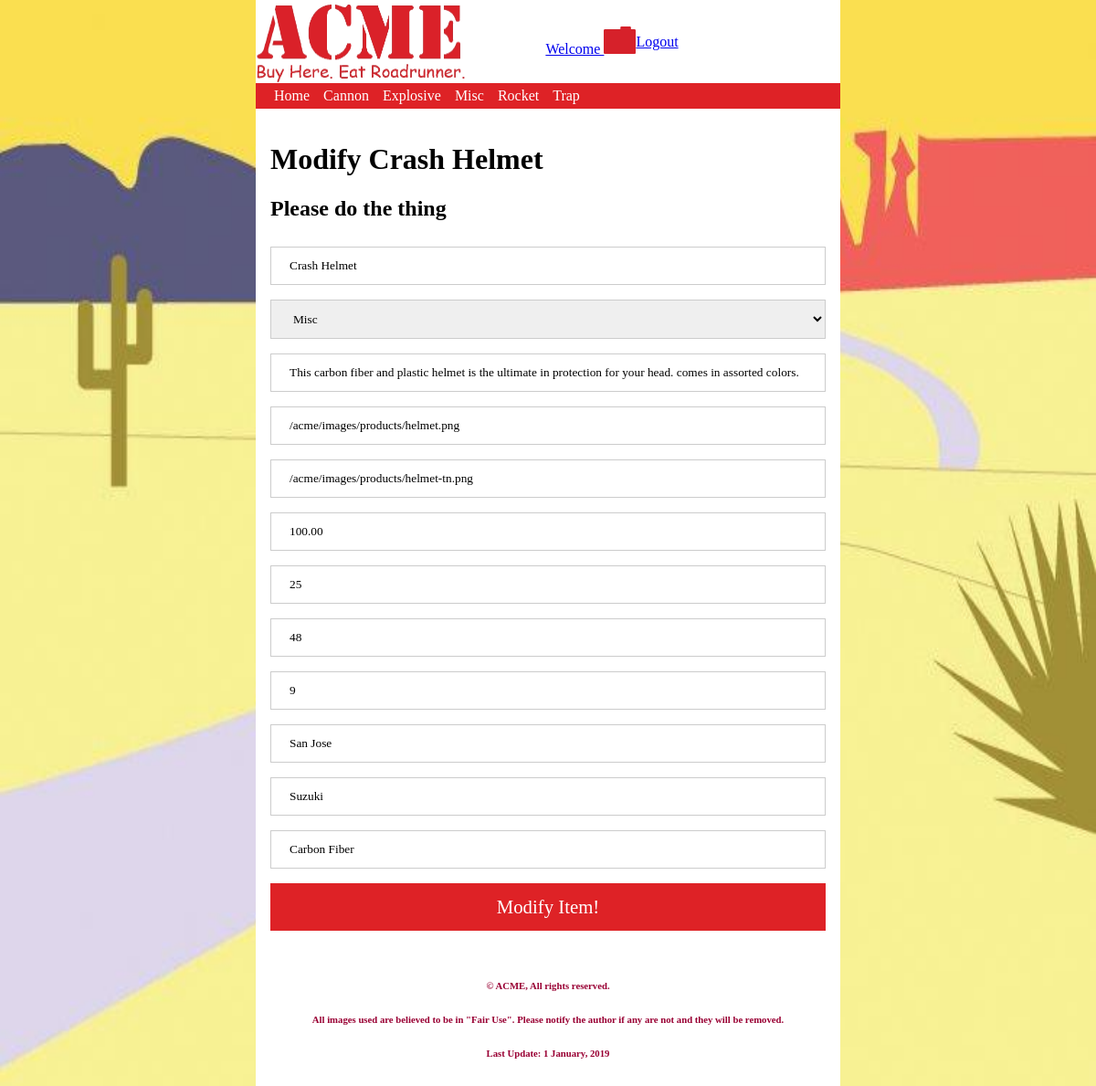
The app's page /products?action=modify&id=14 (signed in) with its own data.
### tables this page shows
CREATE TABLE `categories` (
  `categoryId` int(10) UNSIGNED NOT NULL,
  `categoryName` varchar(30) NOT NULL
);

CREATE TABLE `inventory` (
  `invId` int(10) UNSIGNED NOT NULL,
  `invName` varchar(50) NOT NULL DEFAULT '',
  `invDescription` text NOT NULL,
  `invImage` varchar(50) NOT NULL DEFAULT '',
  `invThumbnail` varchar(50) NOT NULL DEFAULT '',
  `invPrice` decimal(10,2) NOT NULL DEFAULT '0.00',
  `invStock` smallint(6) NOT NULL DEFAULT '0',
  `invSize` smallint(6) NOT NULL DEFAULT '0',
  `invWeight` smallint(6) NOT NULL DEFAULT '0',
  `invLocation` varchar(35) NOT NULL DEFAULT '',
  `categoryId` int(10) UNSIGNED NOT NULL,
  `invVendor` varchar(20) NOT NULL DEFAULT '',
  `invStyle` varchar(20) NOT NULL DEFAULT ''
);

### model/acme-model.php (called while the page is built, shortened)
<?php
function getCategories() {
    $db = acmeConnect();
    $sql = 'SELECT categoryName, categoryId FROM categories ORDER BY categoryName ASC';
    $stmt = $db->prepare($sql);
    $stmt->execute();
    $categories = $stmt->fetchAll();
    return $categories;
}

### model/products-model.php (called while the page is built, shortened)
<?php
function getProductInfo($invId) {
    $db = acmeConnect();
    $sql = 'SELECT * FROM inventory WHERE invId = :invId';
    $stmt = $db->prepare($sql);
    $stmt->bindValue(':invId', $invId, PDO::PARAM_INT);
    $stmt->execute();
    $invInfo = $stmt->fetch(PDO::FETCH_NAMED);
    return $invInfo;
}

### view/product-update.php (the view, shortened to what this page needs)
<?php
$catList = '<select name="categoryId" id="categoryId">';
$catList .= "<option>Choose a Category</option>";
foreach ($categories as $category) {
    $catList .= "<option value='$category[categoryId]'";
    if (isset($categoryId)) {
        if ($category['categoryId'] === $categoryId) {
            $catList .= ' selected ';
        }
    } elseif (isset($invInfo['categoryId'])) {
        if ($category['categoryId'] === $invInfo['categoryId']) {
            $catList .= ' selected ';
        }
    }
    $catList .= ">$category[categoryName]</option>";
}
$catList .= '</select>';
?>
<!DOCTYPE html>
<html>
    <head>
        <link href = "/acme/css/styles.css" rel = "stylesheet" type = "text/css">
    </head>
    <body>
        <?php include $_SERVER['DOCUMENT_ROOT'] . '/acme/modules/header.php';
        ?>
        <nav>
            <?php echo $navList; ?>
        </nav>
        <main>
            <div id="addCategory">
                <h1>Modify <?php
                    if (isset($invInfo['invName'])) {
                        echo " $invInfo[invName] ";
                    } elseif (isset($invName)) {
                        echo $invName;
                    }
                    ?></h1>
                <h2>Please do the thing</h2>
                <form method="post" action="/acme/products/">
                    <input required type="text" placeholder="Inventory Name" name="invName" id="invName" <?php
                    if (isset($invName)) {
                        echo "value='$invName'";
                    } elseif (isset($invInfo['invName'])) {
                        echo "value='$invInfo[invName]'";
                    }
                    ?>><br>
                           <?php echo $catList . '<br>'; ?>
                    <input required type="text" placeholder="Inventory Description" name="invDescription" id="invDescription" <?php
                    if (isset($invDescription)) {
                        echo "value='$invDescription'";
                    } elseif (isset($invInfo['invDescription'])) {
                        echo "value='$invInfo[invDescription]'";
                    }
                    ?>><br>
                    <input required type="text" placeholder="Inventory Image" name="invImage" id="invImage" <?php
                    if (isset($invImage)) {
                        echo "value='$invImage'";
                    } elseif (isset($invInfo['invImage'])) {
                        echo "value='$invInfo[invImage]'";
                    }
                    ?>value="/images/no-image/no-image.png" ><br>
                    <input required type="text" placeholder="Inventory Thumbnail" name="invThumbnail" id="invThumbnail" <?php
                    if (isset($invThumbnail)) {
                        echo "value='$invThumbnail'";
                    } elseif (isset($invInfo['invThumbnail'])) {
                        echo "value='$invInfo[invThumbnail]'";
                    }
                    ?>value="/images/no-image/no-image.png" ><br>
                    <input required type="text" placeholder="Inventory Price" name="invPrice" id="invPrice" <?php
                    if (isset($invPrice)) {
                        echo "value='$invPrice'";
                    } elseif (isset($invInfo['invPrice'])) {
                        echo "value='$invInfo[invPrice]'";
                    }
                    ?>><br>
                    <input required type="text" placeholder="Inventory Stock" name="invStock" id="invStock" <?php
                    if (isset($invStock)) {
                        echo "value='$invStock'";
                    } elseif (isset($invInfo['invStock'])) {
                        echo "value='$invInfo[invStock]'";
                    }
                    ?>><br>
                    <input required type="text" placeholder="Inventory Size" name="invSize" id="invSize" <?php
                    if (isset($invSize)) {
                        echo "value='$invSize'";
                    } elseif (isset($invInfo['invSize'])) {
                        echo "value='$invInfo[invSize]'";
                    }
                    ?>><br>
                    <input required type="text" placeholder="Inventory Weight" name="invWeight" id="invWeight" <?php
                    if (isset($invWeight)) {
                        echo "value='$invWeight'";
                    } elseif (isset($invInfo['invWeight'])) {
                        echo "value='$invInfo[invWeight]'";
                    }
                    ?>><br>
                    <input required type="text" placeholder="Inventory Location" name="invLocation" id="invLocation" <?php
                    if (isset($invLocation)) {
                        echo "value='$invLocation'";
                    } elseif (isset($invInfo['invLocation'])) {
                        echo "value='$invInfo[invLocation]'";
                    }
                    ?>><br>
                    <input required type="text" placeholder="Inventory Vendor" name="invVendor" id="invVendor" <?php
                    if (isset($invVendor)) {
                        echo "value='$invVendor'";
                    } elseif (isset($invInfo['invVendor'])) {
                        echo "value='$invInfo[invVendor]'";
                    }
                    ?>><br>
                    <input required type="text" placeholder="Inventory Style" name="invStyle" id="invStyle" <?php
                           if (isset($invStyle)) {
                               echo "value='$invStyle'";
                           } elseif (isset($invInfo['invStyle'])) {
                               echo "value='$invInfo[invStyle]'";
                           }
                           ?>><br>
                    <button type="submit">Modify Item!</button>
                </form>
            </div>
        </main>
        <?php include $_SERVER['DOCUMENT_ROOT'] . '/acme/modules/footer.php'; ?>
    </body>
</html>

### library/functions.php (shortened to what this page needs)
<?php
function buildNav($categories) {
    $navList = '<ul>';
    $navList .= "<li><a href='/acme/index.php' title='View the Acme home page'>Home</a></li>";
    foreach ($categories as $category) {
        $navList .= "<li><a href='/acme/products/?action=category&type=$category[categoryName]' "
                . "title='View our $category[categoryName] product line'>$category[categoryName]</a>
</li>";
    }
    $navList .= '</ul>';
    return $navList;
}

### css/styles.css (style rules this page uses)
body { padding: 0; margin: 3%; font-family: "Comic Sans MS"; background-image: url("/acme/images/site/background.jpg"); background-repeat: no-repeat; background-size: 100% 100%; display: flex; flex-direction: column; }
input[type=text], input[type=email], input[type=password], select { width: 100%; padding: 12px 20px; margin: 8px 0; display: inline-block; border: 1px solid #ccc; box-sizing: border-box; font-family: "Comic Sans MS"; }
button { background-color: #DE2226; color: white; padding: 14px 20px; margin: 8px 0; border: none; cursor: pointer; width: 100%; font-family: "Comic Sans MS"; font-size: 1.3em; }
nav { background-color: #DE2226; padding: 5px; }
nav ul { background-color: #DE2226; list-style-type: none; margin: 0; padding: 0; }
nav a { color: white; display: block; text-decoration: none; }
nav > ul { display: block; }
nav > ul > li { display:table; border-left: 15px solid #DE2226; }
main { background: #ffffff; }
@media screen and (min-width: 30.1em) { nav > ul > li { display: table-cell; } }
@media screen and (min-width: 30.1em) { main { padding: 1em; } }
@media screen and (min-width: 50em) { body { margin: 0px auto; max-width: 40em; } }

### records on screen
categories: categoryName "Cannon"
categories: categoryName "Explosive"
categories: categoryName "Misc"
categories: categoryName "Rocket"
categories: categoryName "Trap"
inventory: invName "Crash Helmet", invDescription "This carbon fiber and plastic helmet is the ultimate in protection for your head. comes in assorted colors.", invImage "/acme/images/products/helmet.png", invThumbnail "/acme/images/products/helmet-tn.png", invPrice "100.00", invStock "25", invSize "48", invWeight "9", invLocation "San Jose", invVendor "Suzuki", invStyle "Carbon Fiber"

### other values on screen
form field categoryId "Misc"
